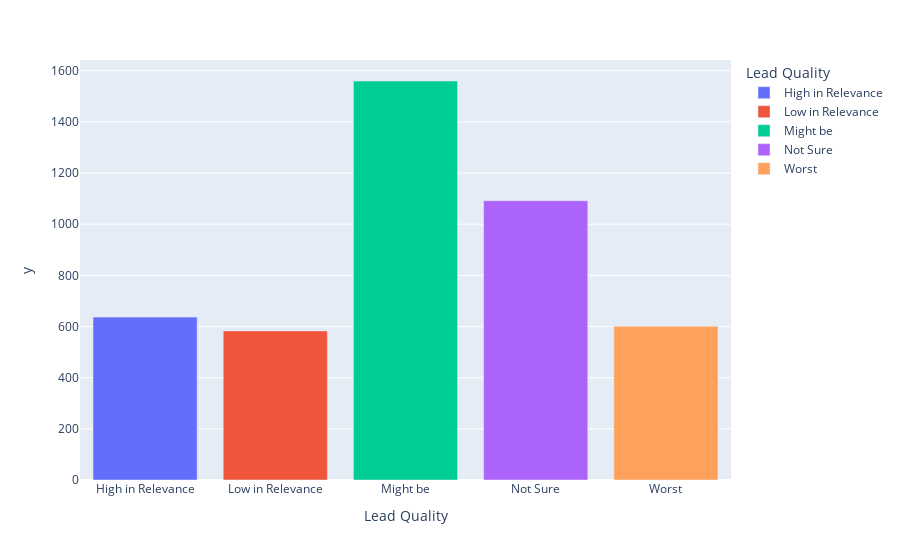

Notebook code cell kept with this figure:
### Code cell
df1 = data.groupby(["Lead Quality"]).count().reset_index()

fig = px.bar(df1,
             y=data.groupby(["Lead Quality"]).size(),
             x="Lead Quality",
             color='Lead Quality')
fig.show()

### Figure 1 — Plotly figure (JSON) as saved in the notebook; plotly's stock layout.template omitted (floating-point values rounded to 4 significant figures)
{"data": [{"alignmentgroup": "True", "hovertemplate": "Lead Quality=%{x}<br>y=%{y}<extra></extra>", "legendgroup": "High in Relevance", "marker": {"color": "#636efa"}, "name": "High in Relevance", "offsetgroup": "High in Relevance", "orientation": "v", "showlegend": true, "textposition": "auto", "type": "bar", "x": ["High in Relevance"], "xaxis": "x", "y": [637], "yaxis": "y"}, {"alignmentgroup": "True", "hovertemplate": "Lead Quality=%{x}<br>y=%{y}<extra></extra>", "legendgroup": "Low in Relevance", "marker": {"color": "#EF553B"}, "name": "Low in Relevance", "offsetgroup": "Low in Relevance", "orientation": "v", "showlegend": true, "textposition": "auto", "type": "bar", "x": ["Low in Relevance"], "xaxis": "x", "y": [583], "yaxis": "y"}, {"alignmentgroup": "True", "hovertemplate": "Lead Quality=%{x}<br>y=%{y}<extra></extra>", "legendgroup": "Might be", "marker": {"color": "#00cc96"}, "name": "Might be", "offsetgroup": "Might be", "orientation": "v", "showlegend": true, "textposition": "auto", "type": "bar", "x": ["Might be"], "xaxis": "x", "y": [1560], "yaxis": "y"}, {"alignmentgroup": "True", "hovertemplate": "Lead Quality=%{x}<br>y=%{y}<extra></extra>", "legendgroup": "Not Sure", "marker": {"color": "#ab63fa"}, "name": "Not Sure", "offsetgroup": "Not Sure", "orientation": "v", "showlegend": true, "textposition": "auto", "type": "bar", "x": ["Not Sure"], "xaxis": "x", "y": [1092], "yaxis": "y"}, {"alignmentgroup": "True", "hovertemplate": "Lead Quality=%{x}<br>y=%{y}<extra></extra>", "legendgroup": "Worst", "marker": {"color": "#FFA15A"}, "name": "Worst", "offsetgroup": "Worst", "orientation": "v", "showlegend": true, "textposition": "auto", "type": "bar", "x": ["Worst"], "xaxis": "x", "y": [601], "yaxis": "y"}], "layout": {"barmode": "relative", "legend": {"title": {"text": "Lead Quality"}, "tracegroupgap": 0}, "margin": {"t": 60}, "xaxis": {"anchor": "y", "categoryarray": ["High in Relevance", "Low in Relevance", "Might be", "Not Sure", "Worst"], "categoryorder": "array", "domain": [0, 1], "title": {"text": "Lead Quality"}}, "yaxis": {"anchor": "x", "domain": [0, 1], "title": {"text": "y"}}}}
